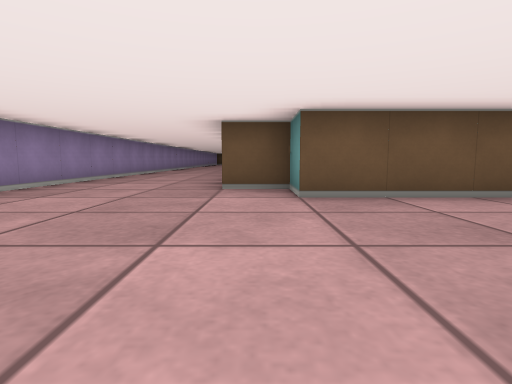
[1] (above)

24 first-person views from a walk through a cub3D maze. The camera is about half as high as the walls, tilts 6° down and sees 80° across. The floor is counted in squares. Each view is taken from the middle of a square. On the plan, view 1 faces up. The plan holds only what a view shows up to about 9 squares ahead; the rest is blank.

[2]
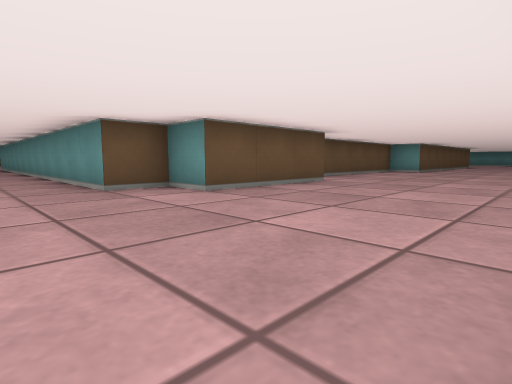

[3]
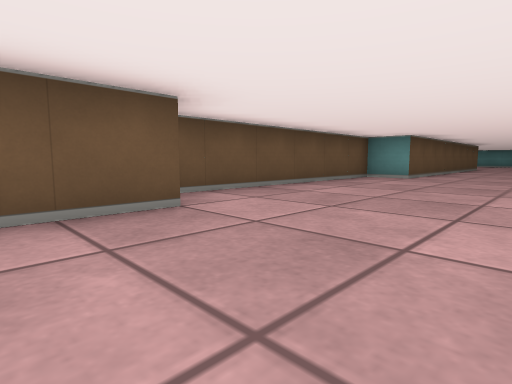

[4]
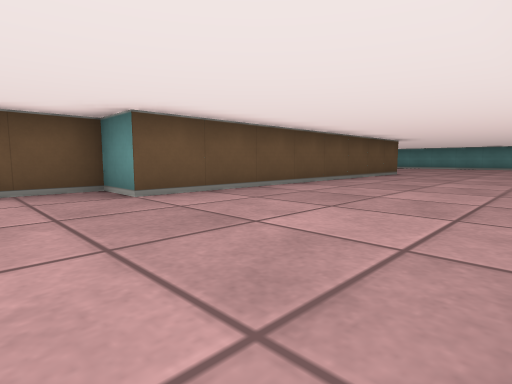

[5]
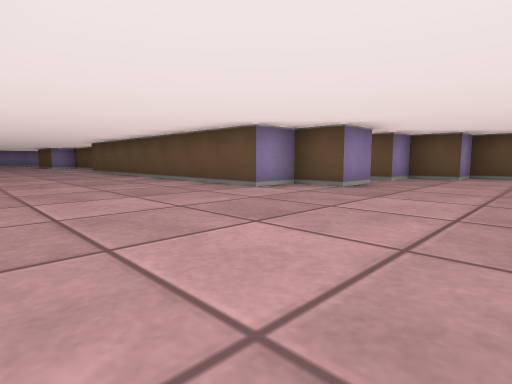

[6]
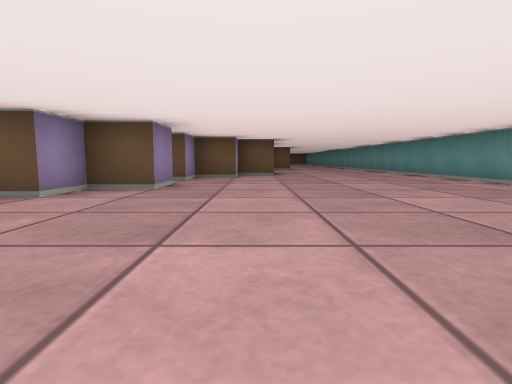

[7]
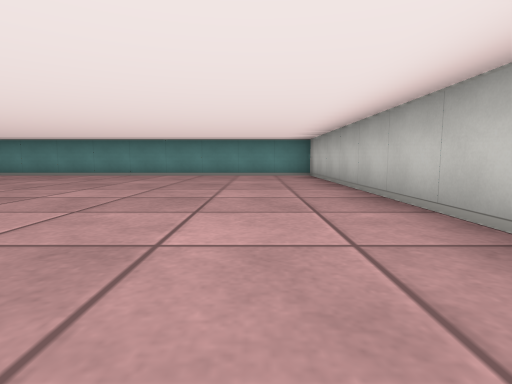

[8]
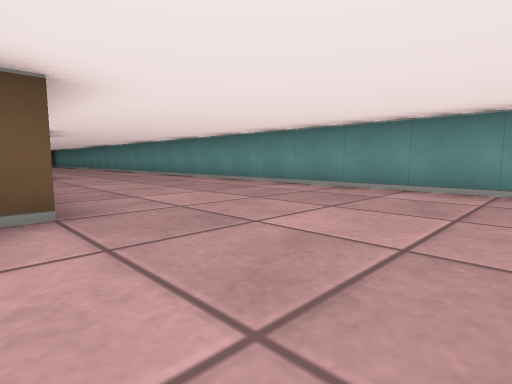

[9]
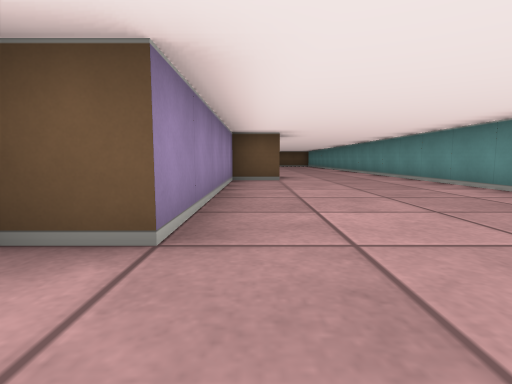

[10]
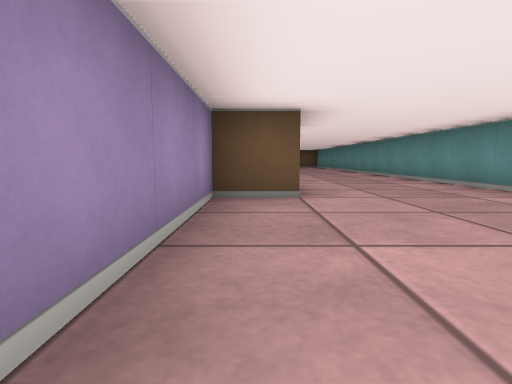

[11]
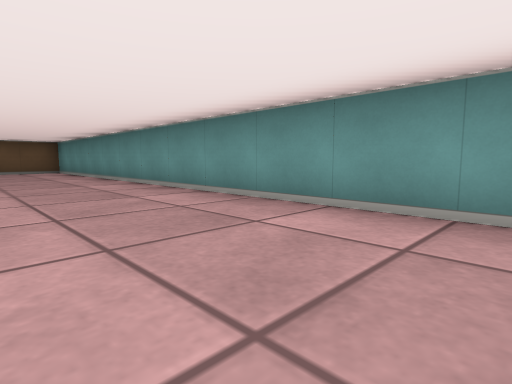

[12]
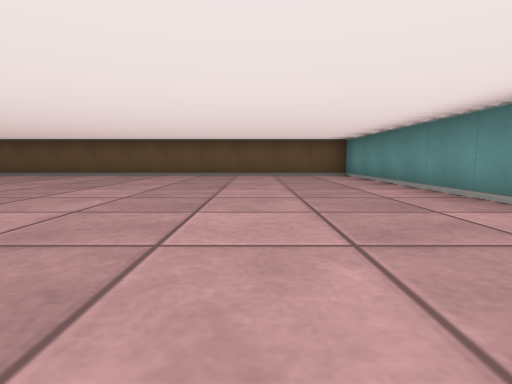

[13]
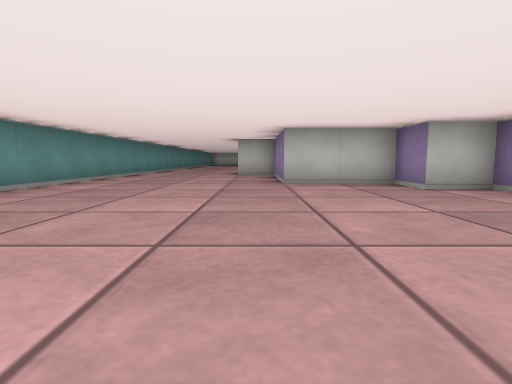

[14]
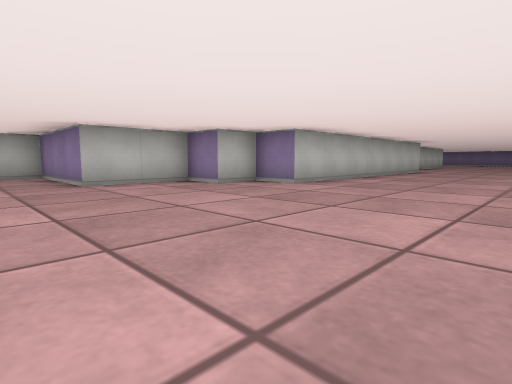

[15]
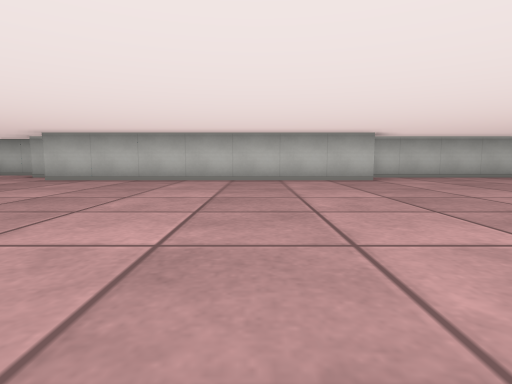

[16]
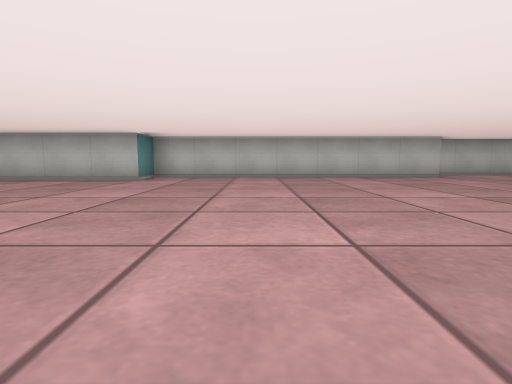

[17]
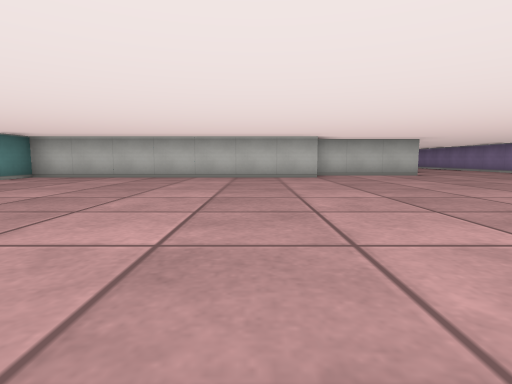

[18]
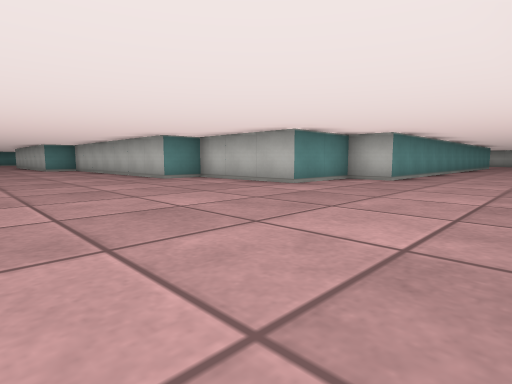

[19]
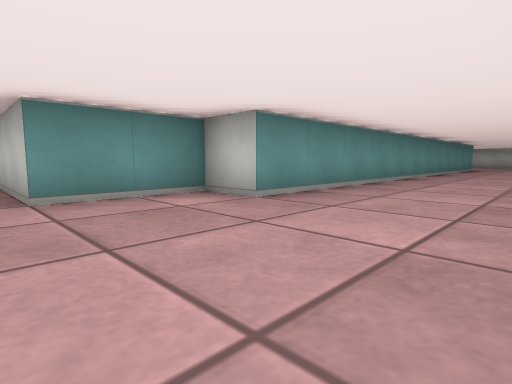

[20]
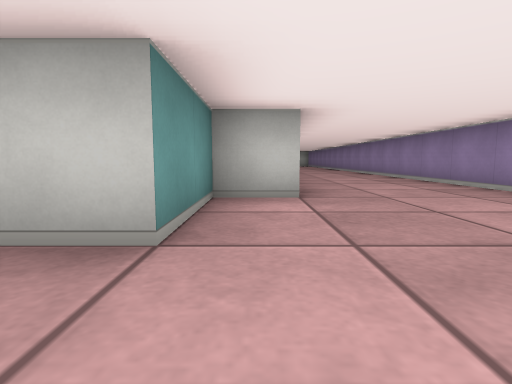

[21]
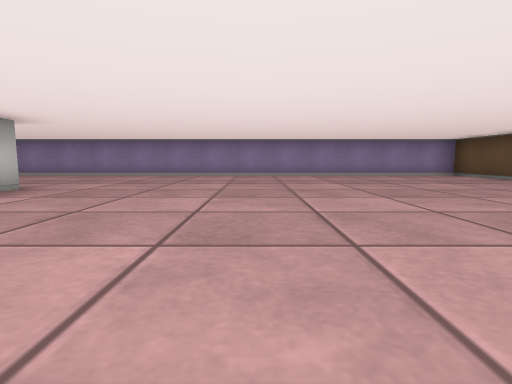

[22]
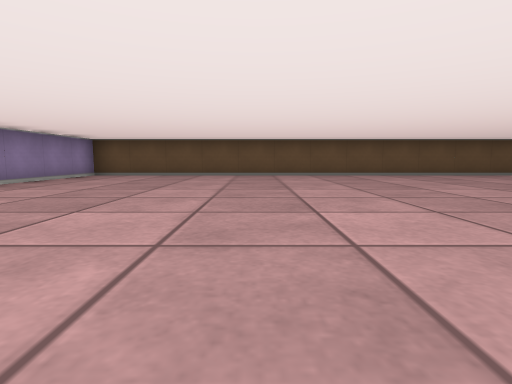

[23]
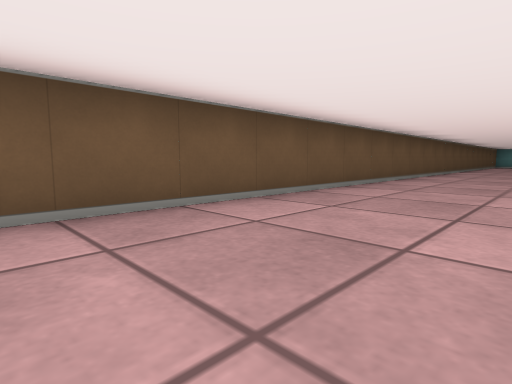

[24]
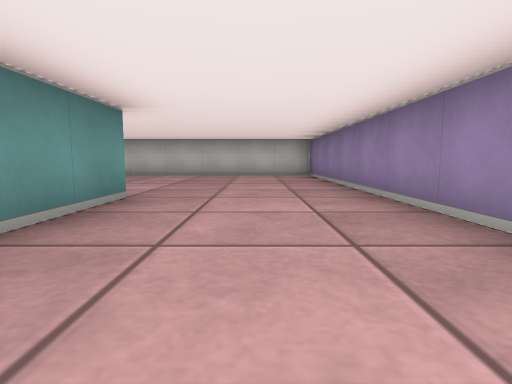

### Floor plan
Points are (right, up) in squares from view 1. A wall is a line through its corners. A room is listed if a view was taken in it or the views show most of it. See-through windows are left out.
Room 1 (views 1, 2, 3, 4, 5, 6, 7, 8, 9, 10, 11, 12, 13, 14, 15, 16, 17, 18, 19, 20, 21, 22, 23, 24)
walls: (21.6, 13.5) (20.5, 13.5) (20.5, 8.5) (19.5, 8.5) (19.5, 7.5) (18.5, 7.5) (18.5, 6.5) (18, 6.5); (18.5, 5.6) (18.5, 4.5) (17.5, 4.5) (17.5, 3.5) (9.5, 3.5) (9.5, 4.5) (4, 4.5); (-3.5, 9.1) (-3.5, -0.5) (1.8, -0.5); (3.6, 3.5) (0.5, 3.5) (0.5, 4.5) (-0.5, 4.5) (-0.5, 16.5) (0.5, 16.5) (0.5, 18.5) (3.5, 18.5) (3.5, 19.5) (10.5, 19.5) (10.5, 20.5) (17.5, 20.5) (17.5, 19.5) (18.5, 19.5) (18.5, 18.5) (20.5, 18.5) (20.5, 15.5) (21.5, 15.5); (17.8, -0.5) (24.5, -0.5) (24.5, 27.5) (-3.5, 27.5) (-3.5, 10.9)
ways out: opening at (18, 6)

Where each view was taken, in squares from view 1:
view 1: 0 up, 0 right, facing up
view 2: 0 up, 2 left, facing up-right
view 3: 1 up, 2 right, facing up-right
view 4: 0 up, 8 right, facing up-right
view 5: 0 up, 21 right, facing up-left
view 6: 0 up, 20 right, facing up
view 7: 1 up, 16 right, facing right
view 8: 6 up, 20 right, facing up-right
view 9: 7 up, 21 right, facing up
view 10: 10 up, 21 right, facing up
view 11: 16 up, 22 right, facing up-right
view 12: 19 up, 22 right, facing up
view 13: 24 up, 21 right, facing down
view 14: 24 up, 22 right, facing down-left
view 15: 27 up, 13 right, facing down
view 16: 27 up, 8 right, facing down
view 17: 27 up, 5 right, facing down
view 18: 23 up, 3 left, facing down-right
view 19: 19 up, 3 left, facing down-right
view 20: 20 up, 0 right, facing down
view 21: 22 up, 5 right, facing left
view 22: 19 up, 1 right, facing up
view 23: 25 up, 4 right, facing up-right
view 24: 8 up, 2 left, facing down
